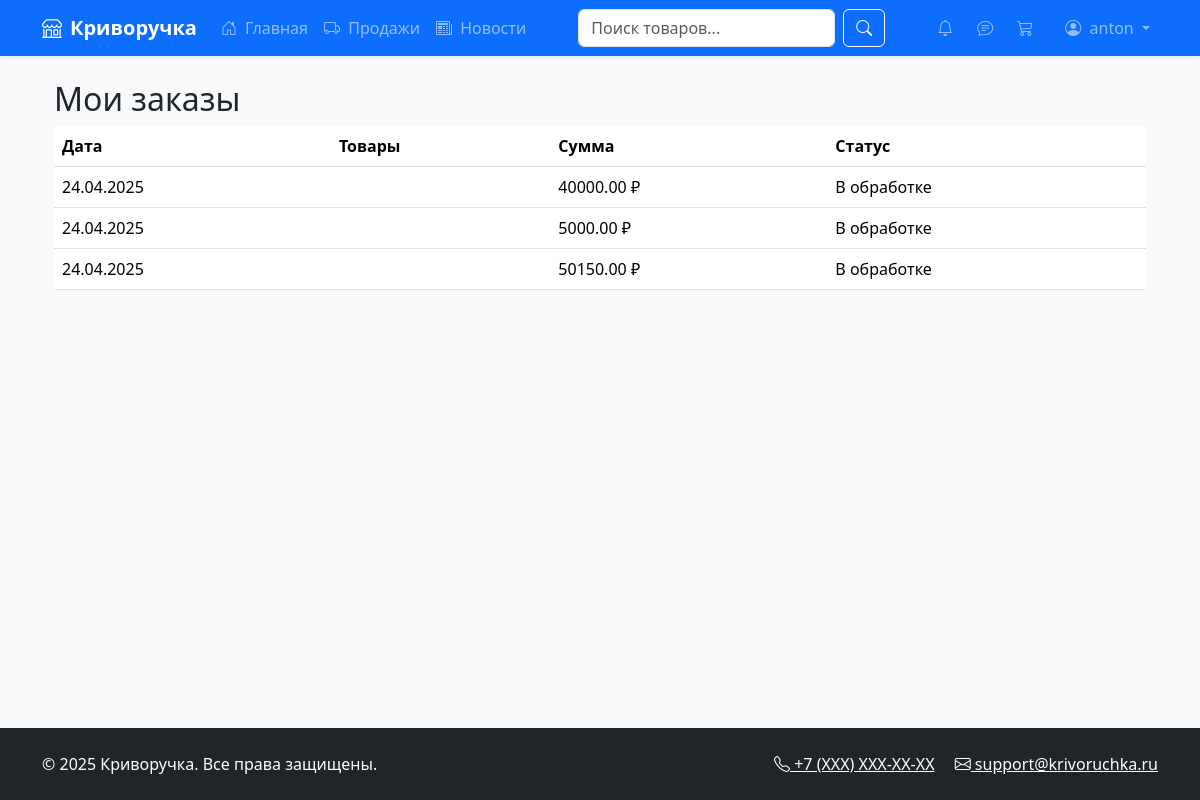
Page /orders/ (signed in) on the earlier database version.
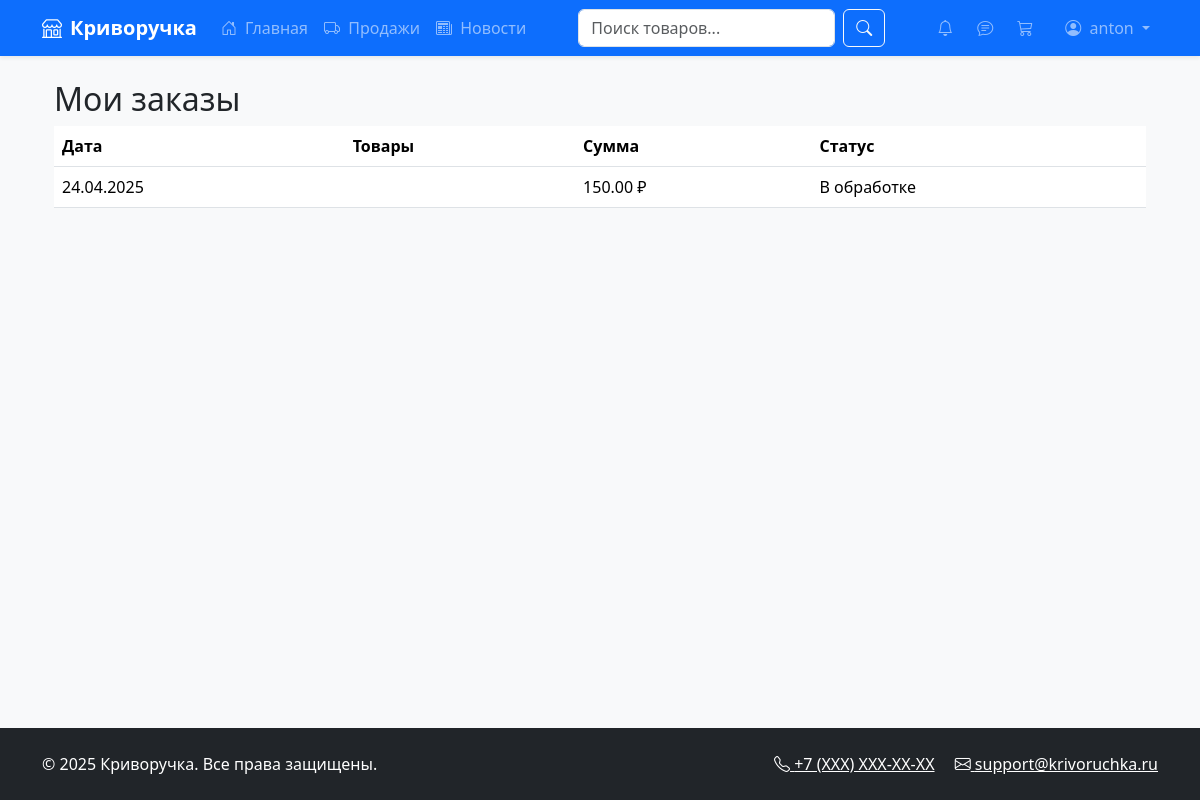
Same page on the later database version.
### marketplace/models.py (models this page shows, shortened)
class Order(models.Model):
    PENDING = 'pending'
    SHIPPED = 'shipped'
    DELIVERED = 'delivered'
    STATUS_CHOICES = [
        (PENDING, 'В обработке'),
        (SHIPPED, 'Отправлено'),
        (DELIVERED, 'Доставлено'),
    ]
    user = models.ForeignKey(User, on_delete=models.CASCADE)
    products = models.ManyToManyField('Product', through='OrderItem')  # Изменили items на products
    total_price = models.DecimalField(max_digits=10, decimal_places=2)
    address = models.TextField()
    status = models.CharField(max_length=20, choices=STATUS_CHOICES, default=PENDING)
    created_at = models.DateTimeField(auto_now_add=True)
    updated_at = models.DateTimeField(auto_now=True)
    tracking_number = models.CharField(max_length=50, blank=True, null=True)

### marketplace/views.py (the view)
# urls.py: path('orders/', views.orders, name='orders'),
@login_required
def orders(request):
    user_orders = Order.objects.filter(user=request.user).prefetch_related('order_items__product').order_by('-created_at')
    return render(request, 'marketplace/orders.html', {'orders': user_orders})

### marketplace/context_processors.py (called while the page is built)
def unread_notifications(request):
    if request.user.is_authenticated:
        return {
            'unread_count': request.user.notifications.filter(is_read=False).count()
        }
    return {}

def unread_chats(request):
    if not request.user.is_authenticated:
        return {}
    unread_count = Message.objects.filter(
        chat__order__order_items__seller=request.user,
        is_read=False
    ).exclude(
        sender=request.user
    ).count()
    return {'unread_chats_count': unread_count}

### marketplace/views.py (called while the page is built)
def base_context(request):
    if request.user.is_authenticated:
        return {'cart_items_count': Cart.objects.filter(user=request.user).count()}
    return {}

### templates/marketplace/orders.html (shortened to what this page needs)
{% extends 'marketplace/base.html' %}
{% load custom_filters %}
{% block content %}
<div class="container mt-4">
    <h2>Мои заказы</h2>
    <table class="table">
        <thead>
            <tr>
                <th>Дата</th>
                <th>Товары</th>
                <th>Сумма</th>
                <th>Статус</th>
            </tr>
        </thead>
        <tbody>
            {% for order in orders %}
            <tr>
                <td>{{ order.created_at|date:"d.m.Y" }}</td>
                <td>
                </td>
                <td>{{ order.total_price }} ₽</td>
                <td>В обработке</td>
            </tr>
            {% endfor %}
        </tbody>
    </table>
</div>
{% endblock %}

Differences in the rows shown:
removed Order: created_at "24.04.2025", total_price "40000.00"
removed Order: created_at "24.04.2025", total_price "5000.00"
removed Order: created_at "24.04.2025", total_price "50150.00"
added Order: created_at "24.04.2025", total_price "150.00"
